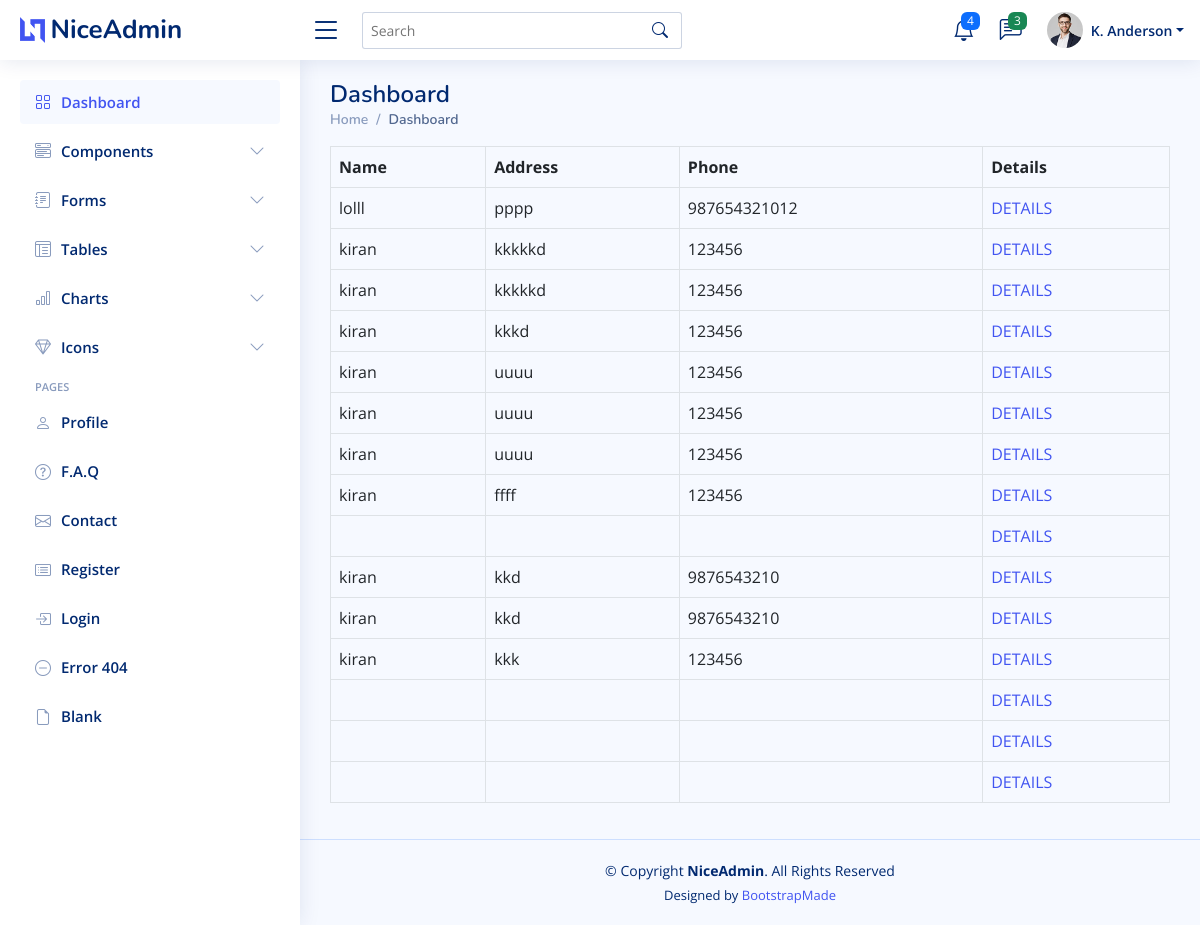
The app's page /orderdetails/ (signed in) with its own data.
### buyer/models.py (models this page shows)
class order_tb(models.Model):
    name=models.CharField(max_length=20)
    address=models.CharField(max_length=20)
    phone=models.CharField(max_length=20)
    orderdate=models.CharField(max_length=20,default="pending")
    ordertime=models.CharField(max_length=20,default="pending")
    buyerid=models.ForeignKey(register_tb,on_delete=models.CASCADE)
    status=models.CharField(max_length=20,default="pending")

### buyer/views.py (the view)
# urls.py: path('orderdetails/',buyerview.orderdetails,name="orderdetails"),
def orderdetails(request):
    order=order_tb.objects.filter(buyerid=request.session['id'])
    orderitem=orderitem_tb.objects.filter(orderid_id=order[0].id).select_related('orderid').values('orderid_id')
    return render(request,"orderdetails.html",{'or':order})

### template/orderdetails.html
{% extends 'buyerbase.html' %}
{% block content %}
<table class="table table-bordered">
	<thead>
	  <tr>
		<th scope="col">Name</th>
		<th scope="col">Address</th>
		<th scope="col">Phone</th>
		<th scope="col">Details</th>
	  </tr>
	</thead>
	<tbody>
		{% for o in or %}
		<tr>
		<td>{{o.name}}</td>
		<td>{{o.address}}</td>
		<td>{{o.phone}}</td>
	<td><a href="{% url 'odetails' o.id %}">DETAILS</a></td>
	</tr>
{% endfor %}
	</tbody>
  </table>
{% endblock %}

### static/NiceAdmin/assets/css/style.css (style rules this page uses)
:root { scroll-behavior: smooth; }
body { font-family: "Open Sans", sans-serif; background: #f6f9ff; color: #444444; }

### records on screen
order_tb: name "lolll", address "pppp", phone "987654321012"
order_tb: name "kiran", address "kkkkkd", phone "123456"
order_tb: name "kiran", address "kkkkkd", phone "123456"
order_tb: name "kiran", address "kkkd", phone "123456"
order_tb: name "kiran", address "uuuu", phone "123456"
order_tb: name "kiran", address "uuuu", phone "123456"
order_tb: name "kiran", address "uuuu", phone "123456"
order_tb: name "kiran", address "ffff", phone "123456"
order_tb: name "kiran", address "kkd", phone "9876543210"
order_tb: name "kiran", address "kkd", phone "9876543210"
order_tb: name "kiran", address "kkk", phone "123456"
